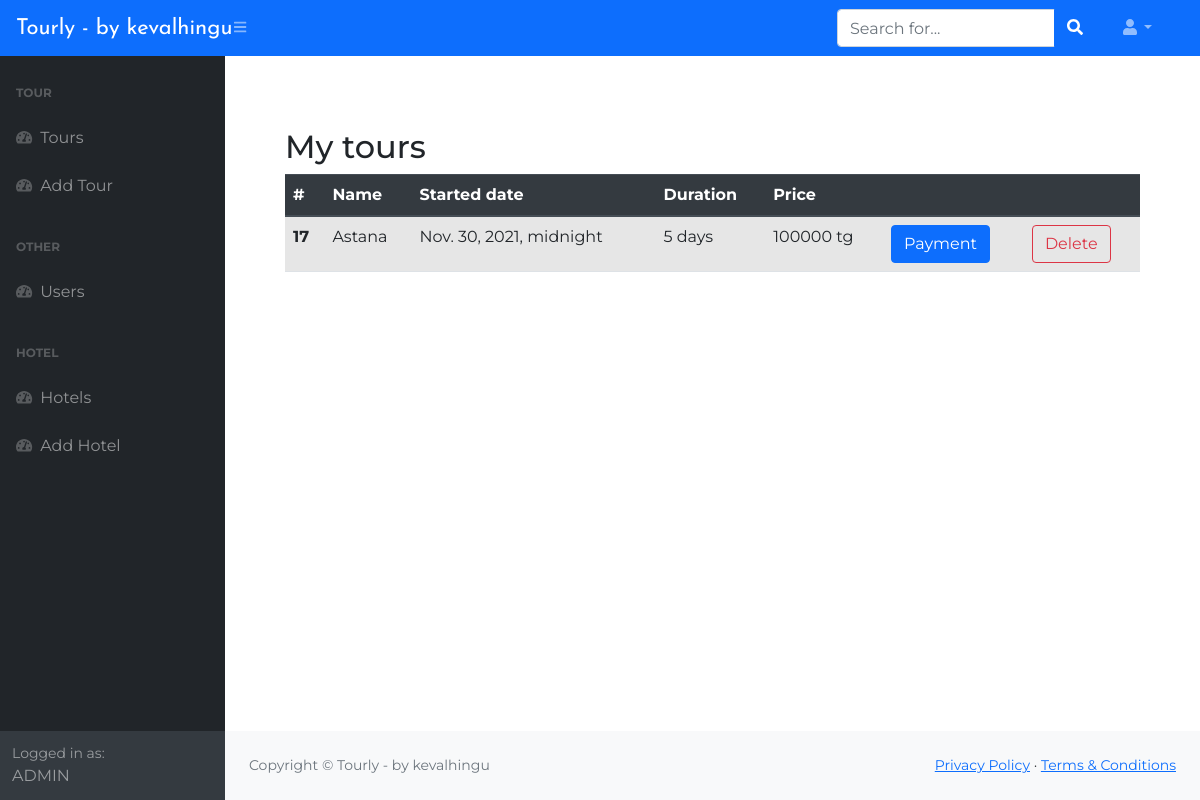
The app's page /order (signed in) with its own data.
### web_tech_django/apps/blog/models.py (models this page shows, shortened)
class OrderTour(models.Model):
    customer = models.ForeignKey(settings.AUTH_USER_MODEL, on_delete=models.CASCADE)
    tour = models.ForeignKey(Tour, on_delete=models.CASCADE)
    ordered = models.BooleanField(default=False)

class Tour(models.Model):
    name = models.CharField('Tour name', max_length=60)
    description = models.TextField('Tour description')
    started = models.DateTimeField('Started date')
    duration = models.IntegerField('Tour duration')
    price = models.IntegerField('Tour price')
    image = models.ImageField('Tour image', upload_to='tours/')

### web_tech_django/apps/blog/views.py (the view)
# urls.py: path('order', views.order, name='order'),
@login_required
def order(request):
    orders = OrderTour.objects.filter(customer=request.user)
    context = {
        'orders': orders,
    }
    return render(request, 'admin/user/user_order.html', context)

### web_tech_django/templates/admin/user/user_order.html (shortened to what this page needs)
{% extends 'admin/base_admin.html' %}
{% block content %}
    <div class="container">
        <h2>My tours</h2>
        <div class="orders">
            {% if orders %}
            <table class="table table-hover table-striped">
                    <thead class="thead-dark">
                        <tr>
                            <th scope="col">#</th>
                              <th scope="col">Name</th>
                              <th scope="col">Started date</th>
                              <th scope="col">Duration</th>
                              <th scope="col">Price</th>
                              <th scope="col"></th>
                              <th scope="col"></th>
                        </tr>
                    </thead>
                    <tbody>
                        {% for order in orders %}
                                <tr>
                                    <th scope="col">{{ order.id }}</th>
                                    <td>{{ order.tour.name }}</td>
                                    <td>{{ order.tour.started }}</td>
                                    <td>{{ order.tour.duration }} days</td>
                                    <td>{{ order.tour.price }} tg</td>
                                    <td><a href="#" class="btn btn-primary">Payment</a></td>
                                    <td><a href="{% url 'blog:order_delete' id=order.id %}" class="btn btn-outline-danger">Delete</a></td>
                                </tr>
                        {% endfor %}
                    </tbody>
                </table>
                {% else %}
                    <div class="alert alert-warning d-flex justify-content-center">Tours are not available!</div>
                {% endif %}
        </div>
    </div>
{% endblock %}

### web_tech_django/static/blog/css/admin.css (style rules this page uses)
body { background-color: #fff; font-family: 'Montserrat', sans-serif; font-size: 16px; -webkit-transition: 0.5s; -o-transition: 0.5s; transition: 0.5s; }

### records on screen
OrderTour: id "17", tour.name "Astana", tour.started "Nov. 30, 2021, midnight", tour.duration "5", tour.price "100000"
